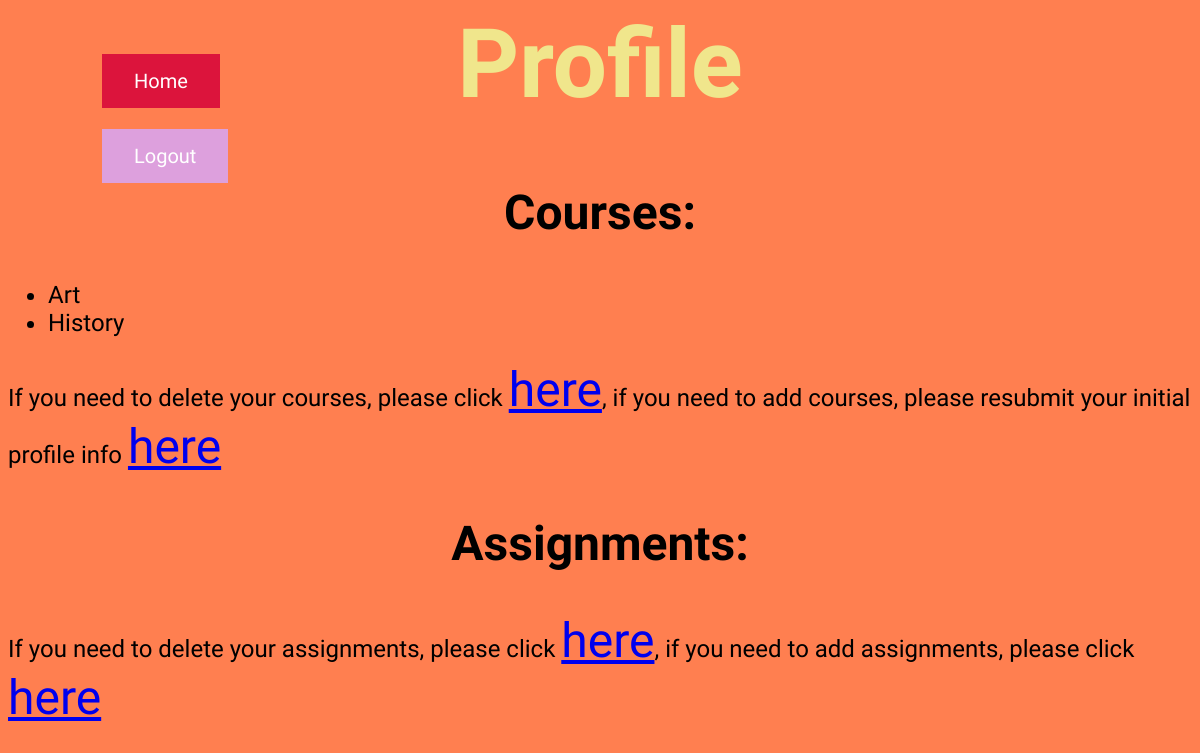
Before: /scheduler/profile (signed in) with the older database file.
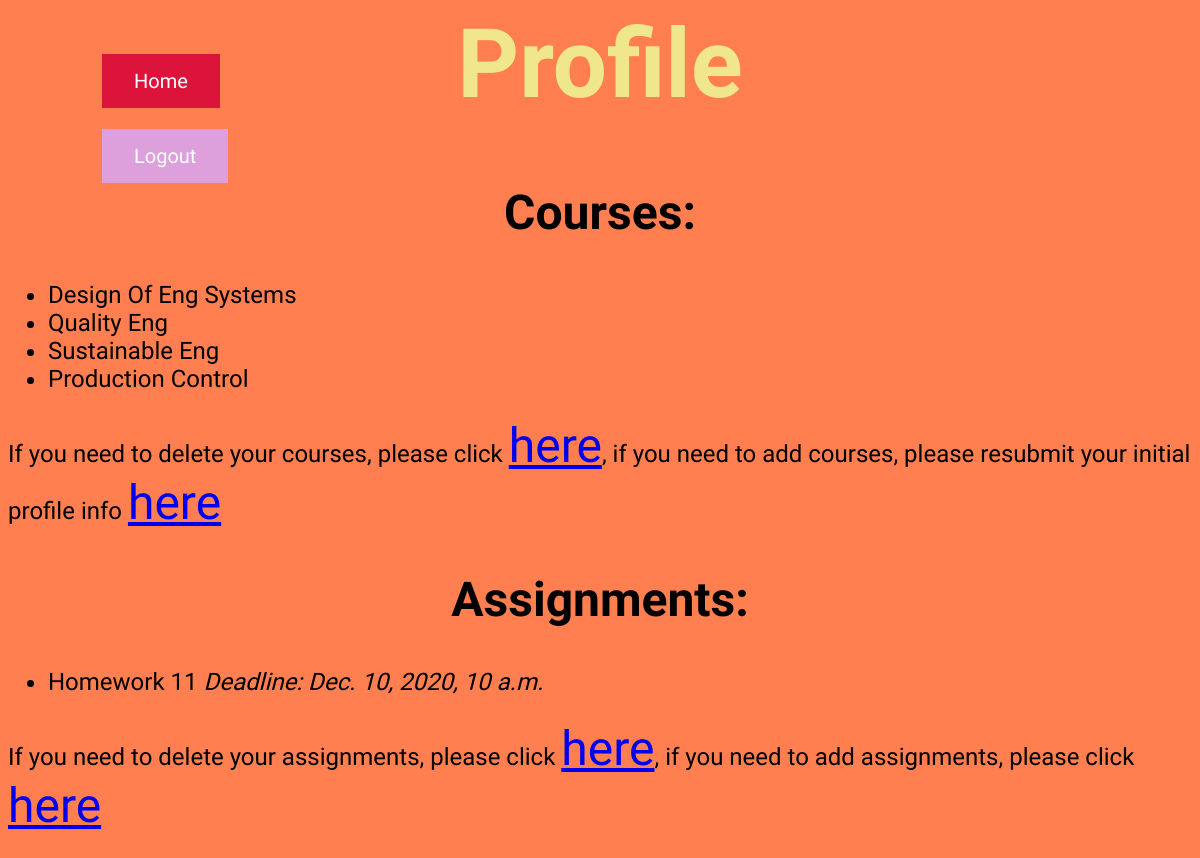
After: the same page with the newer database file.
### scheduler/models.py (models this page shows)
class Course(models.Model):
    user = models.ForeignKey(User, on_delete=models.CASCADE)
    coursename = models.CharField(max_length=50, blank=True)

class Assignment(models.Model):
    user = models.ForeignKey(User, on_delete=models.CASCADE, null=True)
    course = models.ForeignKey(Course, on_delete=models.CASCADE)
    Homework = 'HW'
    Quiz = 'QZ'
    Exam = 'EX'
    Assignment_Type_Choices = [
        (Homework, 'Homework'),
        (Quiz, 'Quiz'),
        (Exam, 'Exam'),
    ]
    assignment_type = models.CharField(
        max_length=2,
        choices=Assignment_Type_Choices,
        default=Homework,
    )
    assignment_name = models.CharField(max_length=25, blank=True)
    deadline = models.DateTimeField()
    time_to_complete_estimate = models.FloatField(default = 1.0)
    scheduled = models.BooleanField(default=False)

### scheduler/views.py (the view)
# urls.py: path('profile', views.profile, name = 'profile'),
@login_required(login_url='/scheduler/')
def profile(request):
    today = datetime.today()
    context = {
        'course_name_list': request.user.course_set.all(),
        'course_name_count': request.user.course_set.count(),
        'assignment_list': request.user.assignment_set.filter(deadline__gte=today).order_by('deadline'),
    }
    return render(request, 'scheduler/profile.html', context)

### scheduler/templates/scheduler/profile.html (shortened to what this page needs)
{% load static %}
<link rel="stylesheet" type="text/css" href="{% static 'scheduler/style.css' %}">
<h1>Profile</h1>
<h2>
Courses:
</h2>
<ul>
{% for course in course_name_list %}
<li>{{course.coursename}}</li>
{% endfor %}
</ul>
<p>If you need to delete your courses, please click <a href ="{% url 'edit_courses' %}">here</a>, if you need to add courses, please resubmit your initial profile info <a href ="{% url 'goals' %}">here</a></p>
<h2>
Assignments:
</h2>
<ul>
{% for assignment in assignment_list %}
<li>{{assignment.assignment_name}} <em>Deadline: {{assignment.deadline}}</em></li>
{% endfor %}
</ul>
<p>If you need to delete your assignments, please click <a href ="{% url 'edit_assignments' %}">here</a>, if you need to add assignments, please click <a href ="{% url 'assignments' %}">here</a></p>
<a href="{% url 'scheduler' %}"><button type="button" style="position: absolute;left: 100px;top: 50px;
background-color: #DC143C;
border: none;
color: white;
padding: 15px 32px;
text-align: center;
text-decoration: none;
display: inline-block;
font-size: 20px;
font-family: Oswald;
margin: 4px 2px;
cursor: pointer;"> Home </button></a>
{% if user.is_authenticated %}
<a href="#" onClick="document.getElementById('logoutform').submit()"><button type="button" style="position: absolute;left: 100px;top: 125px;
background-color: #DDA0DD;
border: none;
color: white;
padding: 15px 32px;
text-align: center;
text-decoration: none;
display: inline-block;
font-size: 20px;
font-family: Oswald;
margin: 4px 2px;
cursor: pointer;">Logout</button></a>
{% endif %}

### scheduler/static/scheduler/style.css (style rules this page uses)
h1 { color: khaki; text-align: center; font-family: Oswald; font-size: 96px; }
h2 { text-align: center; font-family: Oswald; font-size: 48px; }
p { font-family: Oswald; font-size: 24px; }
a { font-family: Oswald; font-size: 48px; }
ul { font-family: Oswald; font-size: 24px; }

Changed rows visible on the page:
removed Course: coursename "Art"
removed Course: coursename "History"
added Course: coursename "Design Of Eng Systems"
added Course: coursename "Quality Eng"
added Course: coursename "Sustainable Eng"
added Course: coursename "Production Control"
added Assignment: assignment_name "Homework 11", deadline "Dec. 10, 2020, 10 a.m."
